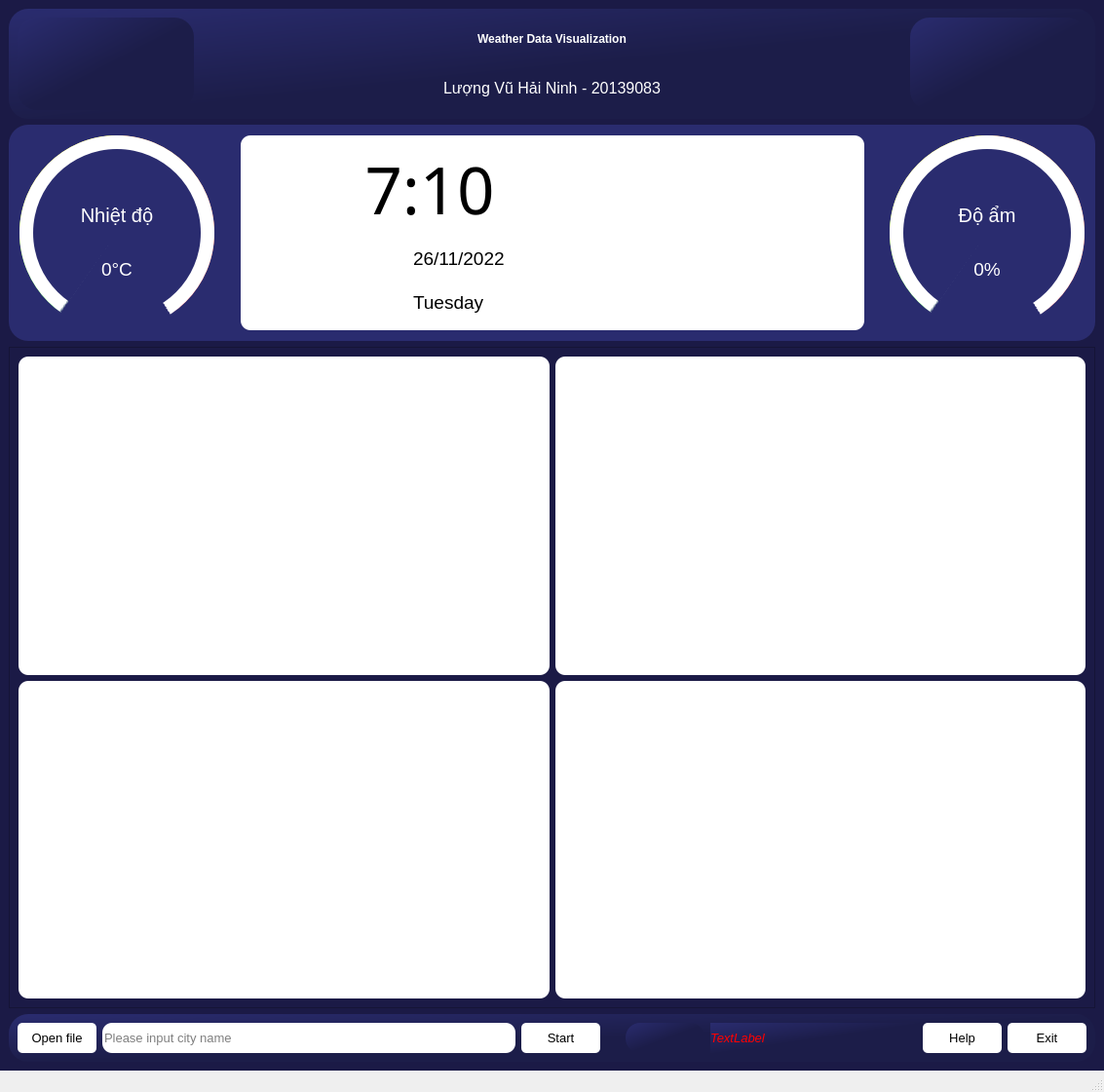
<?xml version="1.0" encoding="UTF-8"?>
<ui version="4.0">
 <class>MainWindow</class>
 <widget class="QMainWindow" name="MainWindow">
  <property name="geometry">
   <rect>
    <x>0</x>
    <y>0</y>
    <width>1133</width>
    <height>1121</height>
   </rect>
  </property>
  <property name="sizePolicy">
   <sizepolicy hsizetype="Preferred" vsizetype="Preferred">
    <horstretch>0</horstretch>
    <verstretch>0</verstretch>
   </sizepolicy>
  </property>
  <property name="minimumSize">
   <size>
    <width>1133</width>
    <height>1000</height>
   </size>
  </property>
  <property name="maximumSize">
   <size>
    <width>16777215</width>
    <height>16777215</height>
   </size>
  </property>
  <property name="windowTitle">
   <string>MainWindow</string>
  </property>
  <property name="iconSize">
   <size>
    <width>30</width>
    <height>30</height>
   </size>
  </property>
  <widget class="QWidget" name="centralwidget">
   <property name="minimumSize">
    <size>
     <width>1133</width>
     <height>1050</height>
    </size>
   </property>
   <property name="styleSheet">
    <string notr="true">background-color: qlineargradient(spread:pad, x1:0, y1:0, x2:1, y2:1, stop:0 rgba(42, 44, 111, 255), stop:0.521368 rgba(28, 29, 73, 255));
background-color: rgb(27, 26, 70);</string>
   </property>
   <layout class="QVBoxLayout" name="verticalLayout" stretch="2,2,12,0">
    <item>
     <widget class="QFrame" name="frame">
      <property name="styleSheet">
       <string notr="true">background-color: qlineargradient(spread:pad, x1:0, y1:0, x2:1, y2:1, stop:0 rgba(42, 44, 111, 255), stop:0.521368 rgba(28, 29, 73, 255));
border-radius:20px;</string>
      </property>
      <property name="frameShape">
       <enum>QFrame::StyledPanel</enum>
      </property>
      <property name="frameShadow">
       <enum>QFrame::Raised</enum>
      </property>
      <layout class="QHBoxLayout" name="horizontalLayout_3" stretch="1,4,1">
       <item>
        <widget class="QLabel" name="label">
         <property name="styleSheet">
          <string notr="true">image: url(:/img/main_logo.png);
</string>
         </property>
         <property name="text">
          <string/>
         </property>
        </widget>
       </item>
       <item>
        <layout class="QVBoxLayout" name="verticalLayout_2">
         <item>
          <widget class="QLabel" name="label_2">
           <property name="styleSheet">
            <string notr="true">color: rgb(255, 255, 255);
font: 15 italic 19pt &quot;League Spartan&quot;;
background-color: none;</string>
           </property>
           <property name="text">
            <string>&lt;html&gt;&lt;head/&gt;&lt;body&gt;&lt;p&gt;&lt;span style=&quot; font-weight:600; font-style:normal;&quot;&gt;Weather Data Visualization&lt;/span&gt;&lt;/p&gt;&lt;/body&gt;&lt;/html&gt;</string>
           </property>
           <property name="alignment">
            <set>Qt::AlignCenter</set>
           </property>
          </widget>
         </item>
         <item>
          <widget class="QLabel" name="label_3">
           <property name="styleSheet">
            <string notr="true">color: rgb(255, 255, 255);
font: 15 italic 19pt &quot;League Spartan&quot;;
background-color: none;</string>
           </property>
           <property name="text">
            <string>&lt;html&gt;&lt;head/&gt;&lt;body&gt;&lt;p&gt;&lt;span style=&quot; font-size:12pt;&quot;&gt;Lượng Vũ Hải Ninh - 20139083&lt;/span&gt;&lt;/p&gt;&lt;/body&gt;&lt;/html&gt;</string>
           </property>
           <property name="alignment">
            <set>Qt::AlignCenter</set>
           </property>
          </widget>
         </item>
        </layout>
       </item>
       <item>
        <widget class="QLabel" name="label_5">
         <property name="styleSheet">
          <string notr="true">image: url(:/img/iconkhoa.png);

</string>
         </property>
         <property name="text">
          <string/>
         </property>
         <property name="alignment">
          <set>Qt::AlignRight|Qt::AlignTrailing|Qt::AlignVCenter</set>
         </property>
        </widget>
       </item>
      </layout>
     </widget>
    </item>
    <item>
     <widget class="QFrame" name="frame_2">
      <property name="styleSheet">
       <string notr="true">background-color: rgba(42, 44, 111, 255);
border-radius:20px;</string>
      </property>
      <property name="frameShape">
       <enum>QFrame::StyledPanel</enum>
      </property>
      <property name="frameShadow">
       <enum>QFrame::Raised</enum>
      </property>
      <layout class="QHBoxLayout" name="horizontalLayout" stretch="1,0,3,0,1">
       <property name="spacing">
        <number>7</number>
       </property>
       <property name="leftMargin">
        <number>11</number>
       </property>
       <property name="topMargin">
        <number>11</number>
       </property>
       <property name="rightMargin">
        <number>11</number>
       </property>
       <property name="bottomMargin">
        <number>11</number>
       </property>
       <item>
        <widget class="QFrame" name="KK_Temp">
         <property name="enabled">
          <bool>true</bool>
         </property>
         <property name="minimumSize">
          <size>
           <width>200</width>
           <height>200</height>
          </size>
         </property>
         <property name="maximumSize">
          <size>
           <width>200</width>
           <height>200</height>
          </size>
         </property>
         <property name="styleSheet">
          <string notr="true">background-color: qconicalgradient(cx:0.5, cy:0.5, angle:90, stop:0.164179 rgba(255, 255, 0, 255), stop:0.383085 rgba(0, 255, 0, 255), stop:0.402985 rgba(231, 231, 231, 0), stop:0.59204 rgba(255, 255, 255, 0), stop:0.616915 rgba(255, 24, 24, 255), stop:0.905473 rgba(255, 159, 58, 255));
border-radius: 100px;</string>
         </property>
         <property name="frameShape">
          <enum>QFrame::StyledPanel</enum>
         </property>
         <property name="frameShadow">
          <enum>QFrame::Raised</enum>
         </property>
         <layout class="QVBoxLayout" name="verticalLayout_83">
          <property name="spacing">
           <number>0</number>
          </property>
          <property name="leftMargin">
           <number>0</number>
          </property>
          <property name="topMargin">
           <number>0</number>
          </property>
          <property name="rightMargin">
           <number>0</number>
          </property>
          <property name="bottomMargin">
           <number>0</number>
          </property>
          <item>
           <widget class="QFrame" name="frame_32">
            <property name="minimumSize">
             <size>
              <width>200</width>
              <height>200</height>
             </size>
            </property>
            <property name="maximumSize">
             <size>
              <width>200</width>
              <height>200</height>
             </size>
            </property>
            <property name="styleSheet">
             <string notr="true">background-color: qconicalgradient(cx:0.5, cy:0.5, angle:90, stop:0.398721 rgba(255, 255, 255, 255), stop:0.402985 rgba(231, 231, 231, 0), stop:0.59204 rgba(255, 255, 255, 0), stop:0.592751 rgba(255, 255, 255, 255));
border-radius: 100px;

</string>
            </property>
            <property name="frameShape">
             <enum>QFrame::StyledPanel</enum>
            </property>
            <property name="frameShadow">
             <enum>QFrame::Raised</enum>
            </property>
            <layout class="QHBoxLayout" name="horizontalLayout_17">
             <property name="leftMargin">
              <number>14</number>
             </property>
             <property name="topMargin">
              <number>14</number>
             </property>
             <property name="rightMargin">
              <number>14</number>
             </property>
             <property name="bottomMargin">
              <number>14</number>
             </property>
             <item>
              <widget class="QFrame" name="frame_33">
               <property name="minimumSize">
                <size>
                 <width>0</width>
                 <height>0</height>
                </size>
               </property>
               <property name="maximumSize">
                <size>
                 <width>16777215</width>
                 <height>16777215</height>
                </size>
               </property>
               <property name="styleSheet">
                <string notr="true">background-color: qconicalgradient(cx:0.5, cy:0.5, angle:90, stop:0.169154 rgba(42, 44, 111, 255), stop:0.402606 rgba(42, 44, 111, 255), stop:0.402985 rgba(231, 231, 231, 0), stop:0.59204 rgba(255, 255, 255, 0), stop:0.592262 rgba(42, 44, 111, 255), stop:0.905537 rgba(42, 44, 111, 255));
border-radius: 86px;</string>
               </property>
               <property name="frameShape">
                <enum>QFrame::StyledPanel</enum>
               </property>
               <property name="frameShadow">
                <enum>QFrame::Raised</enum>
               </property>
               <layout class="QVBoxLayout" name="verticalLayout_84">
                <property name="topMargin">
                 <number>30</number>
                </property>
                <item>
                 <widget class="QPushButton" name="pushButton_19">
                  <property name="font">
                   <font>
                    <family>Segoe UI</family>
                    <pointsize>15</pointsize>
                    <weight>50</weight>
                    <bold>false</bold>
                   </font>
                  </property>
                  <property name="styleSheet">
                   <string notr="true">color: rgb(255, 255, 255);
background-color: rgba(0, 0, 0, 0);</string>
                  </property>
                  <property name="text">
                   <string>Nhiệt độ</string>
                  </property>
                 </widget>
                </item>
                <item>
                 <widget class="QPushButton" name="pushButton_20">
                  <property name="font">
                   <font>
                    <family>Segoe UI</family>
                    <pointsize>14</pointsize>
                   </font>
                  </property>
                  <property name="styleSheet">
                   <string notr="true">color: rgb(255, 255, 255);
background-color: rgba(0, 0, 0, 0);</string>
                  </property>
                  <property name="text">
                   <string>0°C</string>
                  </property>
                 </widget>
                </item>
               </layout>
              </widget>
             </item>
            </layout>
           </widget>
          </item>
         </layout>
        </widget>
       </item>
       <item>
        <spacer name="horizontalSpacer">
         <property name="orientation">
          <enum>Qt::Horizontal</enum>
         </property>
         <property name="sizeHint" stdset="0">
          <size>
           <width>0</width>
           <height>20</height>
          </size>
         </property>
        </spacer>
       </item>
       <item>
        <widget class="QFrame" name="frame_view">
         <property name="minimumSize">
          <size>
           <width>640</width>
           <height>200</height>
          </size>
         </property>
         <property name="maximumSize">
          <size>
           <width>640</width>
           <height>200</height>
          </size>
         </property>
         <property name="styleSheet">
          <string notr="true">border-radius:10px;
background-color: rgb(255, 255, 255);</string>
         </property>
         <property name="frameShape">
          <enum>QFrame::StyledPanel</enum>
         </property>
         <property name="frameShadow">
          <enum>QFrame::Raised</enum>
         </property>
         <property name="lineWidth">
          <number>1</number>
         </property>
         <layout class="QHBoxLayout" name="horizontalLayout_5" stretch="3,2">
          <item>
           <layout class="QHBoxLayout" name="horizontalLayout_8">
            <item>
             <layout class="QVBoxLayout" name="verticalLayout_4">
              <item>
               <widget class="QLabel" name="Time">
                <property name="font">
                 <font>
                  <family>Stencil</family>
                  <pointsize>50</pointsize>
                  <weight>50</weight>
                  <italic>false</italic>
                  <bold>false</bold>
                 </font>
                </property>
                <property name="styleSheet">
                 <string notr="true">border: 0px solid black;
font: 48pt &quot;Varino Extrude&quot;rgb(0, 0, 0);
font: 50pt &quot;Stencil&quot;rgb(0, 0, 0);
</string>
                </property>
                <property name="text">
                 <string>&lt;html&gt;&lt;head/&gt;&lt;body&gt;&lt;p align=&quot;center&quot;&gt;&lt;span style=&quot; color:#000000;&quot;&gt;7:10&lt;/span&gt;&lt;/p&gt;&lt;/body&gt;&lt;/html&gt;</string>
                </property>
                <property name="alignment">
                 <set>Qt::AlignCenter</set>
                </property>
               </widget>
              </item>
              <item>
               <layout class="QHBoxLayout" name="horizontalLayout_9" stretch="2,2,5">
                <item>
                 <spacer name="horizontalSpacer_3">
                  <property name="orientation">
                   <enum>Qt::Horizontal</enum>
                  </property>
                  <property name="sizeHint" stdset="0">
                   <size>
                    <width>60</width>
                    <height>20</height>
                   </size>
                  </property>
                 </spacer>
                </item>
                <item>
                 <widget class="QFrame" name="frame_10">
                  <property name="styleSheet">
                   <string notr="true">border: 0px solid;
image: url(:/img/agenda.png);

</string>
                  </property>
                  <property name="frameShape">
                   <enum>QFrame::StyledPanel</enum>
                  </property>
                  <property name="frameShadow">
                   <enum>QFrame::Raised</enum>
                  </property>
                 </widget>
                </item>
                <item>
                 <layout class="QVBoxLayout" name="verticalLayout_6" stretch="0,0">
                  <item>
                   <widget class="QLabel" name="day">
                    <property name="styleSheet">
                     <string notr="true">border: 0px solid;

</string>
                    </property>
                    <property name="text">
                     <string>&lt;html&gt;&lt;head/&gt;&lt;body&gt;&lt;p&gt;&lt;span style=&quot; font-size:14pt;&quot;&gt;26/11/2022&lt;/span&gt;&lt;/p&gt;&lt;/body&gt;&lt;/html&gt;</string>
                    </property>
                   </widget>
                  </item>
                  <item>
                   <widget class="QLabel" name="thu">
                    <property name="styleSheet">
                     <string notr="true">border: 0px solid;
font: 10pt &quot;MS Shell Dlg 2&quot;;
</string>
                    </property>
                    <property name="text">
                     <string>&lt;html&gt;&lt;head/&gt;&lt;body&gt;&lt;p&gt;&lt;span style=&quot; font-size:14pt;&quot;&gt;Tuesday&lt;/span&gt;&lt;/p&gt;&lt;/body&gt;&lt;/html&gt;</string>
                    </property>
                   </widget>
                  </item>
                 </layout>
                </item>
               </layout>
              </item>
             </layout>
            </item>
           </layout>
          </item>
          <item>
           <layout class="QVBoxLayout" name="verticalLayout_5" stretch="3">
            <item>
             <widget class="QPushButton" name="picture">
              <property name="enabled">
               <bool>false</bool>
              </property>
              <property name="sizePolicy">
               <sizepolicy hsizetype="Preferred" vsizetype="Preferred">
                <horstretch>0</horstretch>
                <verstretch>0</verstretch>
               </sizepolicy>
              </property>
              <property name="styleSheet">
               <string notr="true">image: url(:/img/sum.png);</string>
              </property>
              <property name="text">
               <string/>
              </property>
             </widget>
            </item>
           </layout>
          </item>
         </layout>
        </widget>
       </item>
       <item>
        <spacer name="horizontalSpacer_2">
         <property name="orientation">
          <enum>Qt::Horizontal</enum>
         </property>
         <property name="sizeHint" stdset="0">
          <size>
           <width>0</width>
           <height>20</height>
          </size>
         </property>
        </spacer>
       </item>
       <item>
        <widget class="QFrame" name="KK_Humi">
         <property name="enabled">
          <bool>false</bool>
         </property>
         <property name="minimumSize">
          <size>
           <width>200</width>
           <height>200</height>
          </size>
         </property>
         <property name="maximumSize">
          <size>
           <width>200</width>
           <height>200</height>
          </size>
         </property>
         <property name="styleSheet">
          <string notr="true">background-color: qconicalgradient(cx:0.5, cy:0.5, angle:90, stop:0.164179 rgba(255, 255, 0, 255), stop:0.383085 rgba(0, 255, 0, 255), stop:0.402985 rgba(231, 231, 231, 0), stop:0.59204 rgba(255, 255, 255, 0), stop:0.616915 rgba(255, 24, 24, 255), stop:0.905473 rgba(255, 159, 58, 255));
border-radius: 100px;</string>
         </property>
         <property name="frameShape">
          <enum>QFrame::StyledPanel</enum>
         </property>
         <property name="frameShadow">
          <enum>QFrame::Raised</enum>
         </property>
         <layout class="QVBoxLayout" name="verticalLayout_85">
          <property name="spacing">
           <number>0</number>
          </property>
          <property name="leftMargin">
           <number>0</number>
          </property>
          <property name="topMargin">
           <number>0</number>
          </property>
          <property name="rightMargin">
           <number>0</number>
          </property>
          <property name="bottomMargin">
           <number>0</number>
          </property>
          <item>
           <widget class="QFrame" name="frame_34">
            <property name="enabled">
             <bool>false</bool>
            </property>
            <property name="minimumSize">
             <size>
              <width>200</width>
              <height>200</height>
             </size>
            </property>
            <property name="maximumSize">
             <size>
              <width>200</width>
              <height>200</height>
             </size>
            </property>
            <property name="styleSheet">
             <string notr="true">background-color: qconicalgradient(cx:0.5, cy:0.5, angle:90, stop:0.398721 rgba(255, 255, 255, 255), stop:0.402985 rgba(231, 231, 231, 0), stop:0.59204 rgba(255, 255, 255, 0), stop:0.592751 rgba(255, 255, 255, 255));

border-radius: 100px;</string>
            </property>
            <property name="frameShape">
             <enum>QFrame::StyledPanel</enum>
            </property>
            <property name="frameShadow">
             <enum>QFrame::Raised</enum>
            </property>
            <layout class="QHBoxLayout" name="horizontalLayout_18">
             <property name="leftMargin">
              <number>14</number>
             </property>
             <property name="topMargin">
              <number>14</number>
             </property>
             <property name="rightMargin">
              <number>14</number>
             </property>
             <property name="bottomMargin">
              <number>14</number>
             </property>
             <item>
              <widget class="QFrame" name="frame_35">
               <property name="minimumSize">
                <size>
                 <width>0</width>
                 <height>0</height>
                </size>
               </property>
               <property name="maximumSize">
                <size>
                 <width>16777215</width>
                 <height>16777215</height>
                </size>
               </property>
               <property name="styleSheet">
                <string notr="true">background-color: qconicalgradient(cx:0.5, cy:0.5, angle:90, stop:0.169154 rgba(42, 44, 111, 255), stop:0.402606 rgba(42, 44, 111, 255), stop:0.402985 rgba(231, 231, 231, 0), stop:0.59204 rgba(255, 255, 255, 0), stop:0.592262 rgba(42, 44, 111, 255), stop:0.905537 rgba(42, 44, 111, 255));
border-radius: 86px;</string>
               </property>
               <property name="frameShape">
                <enum>QFrame::StyledPanel</enum>
               </property>
               <property name="frameShadow">
                <enum>QFrame::Raised</enum>
               </property>
               <layout class="QVBoxLayout" name="verticalLayout_86">
                <property name="topMargin">
                 <number>30</number>
                </property>
                <item>
                 <widget class="QPushButton" name="pushButton_21">
                  <property name="font">
                   <font>
                    <family>Segoe UI</family>
                    <pointsize>15</pointsize>
                    <weight>50</weight>
                    <bold>false</bold>
                   </font>
                  </property>
                  <property name="styleSheet">
                   <string notr="true">color: rgb(255, 255, 255);
background-color: rgba(0, 0, 0, 0);</string>
                  </property>
                  <property name="text">
                   <string>Độ ẩm</string>
                  </property>
                 </widget>
                </item>
                <item>
                 <widget class="QPushButton" name="pushButton_22">
                  <property name="font">
                   <font>
                    <family>Segoe UI</family>
                    <pointsize>14</pointsize>
                   </font>
                  </property>
                  <property name="styleSheet">
                   <string notr="true">color: rgb(255, 255, 255);
background-color: rgba(0, 0, 0, 0);</string>
                  </property>
                  <property name="text">
                   <string>0%</string>
                  </property>
                 </widget>
                </item>
               </layout>
              </widget>
             </item>
            </layout>
           </widget>
          </item>
         </layout>
        </widget>
       </item>
      </layout>
     </widget>
    </item>
    <item>
     <widget class="QFrame" name="frame_3">
      <property name="styleSheet">
       <string notr="true"/>
      </property>
      <property name="frameShape">
       <enum>QFrame::StyledPanel</enum>
      </property>
      <property name="frameShadow">
       <enum>QFrame::Raised</enum>
      </property>
      <layout class="QGridLayout" name="gridLayout_2">
       <item row="0" column="0">
        <widget class="QFrame" name="frame_chart1">
         <property name="styleSheet">
          <string notr="true">border-radius:10px;
background-color:rgb(255, 255, 255);

</string>
         </property>
         <property name="frameShape">
          <enum>QFrame::StyledPanel</enum>
         </property>
         <property name="frameShadow">
          <enum>QFrame::Raised</enum>
         </property>
         <layout class="QVBoxLayout" name="verticalLayout_23" stretch="5">
          <item>
           <layout class="QVBoxLayout" name="line_chart"/>
          </item>
         </layout>
        </widget>
       </item>
       <item row="0" column="1">
        <widget class="QFrame" name="frame_chart2">
         <property name="styleSheet">
          <string notr="true">border-radius:10px;
background-color: rgb(255, 255, 255);</string>
         </property>
         <property name="frameShape">
          <enum>QFrame::StyledPanel</enum>
         </property>
         <property name="frameShadow">
          <enum>QFrame::Raised</enum>
         </property>
         <layout class="QVBoxLayout" name="verticalLayout_21" stretch="0">
          <item>
           <layout class="QVBoxLayout" name="scatter_chart"/>
          </item>
         </layout>
        </widget>
       </item>
       <item row="1" column="0">
        <widget class="QFrame" name="frame_chart3">
         <property name="styleSheet">
          <string notr="true">border-radius:10px;
background-color: rgb(255, 255, 255);</string>
         </property>
         <property name="frameShape">
          <enum>QFrame::StyledPanel</enum>
         </property>
         <property name="frameShadow">
          <enum>QFrame::Raised</enum>
         </property>
         <layout class="QVBoxLayout" name="verticalLayout_22" stretch="5">
          <item>
           <layout class="QVBoxLayout" name="bar_chart"/>
          </item>
         </layout>
        </widget>
       </item>
       <item row="1" column="1">
        <widget class="QFrame" name="frame_chart4">
         <property name="styleSheet">
          <string notr="true">border-radius:10px;
background-color: rgb(255, 255, 255);</string>
         </property>
         <property name="frameShape">
          <enum>QFrame::StyledPanel</enum>
         </property>
         <property name="frameShadow">
          <enum>QFrame::Raised</enum>
         </property>
         <layout class="QVBoxLayout" name="verticalLayout_20" stretch="0">
          <item>
           <layout class="QVBoxLayout" name="histogram_chart"/>
          </item>
         </layout>
        </widget>
       </item>
      </layout>
     </widget>
    </item>
    <item>
     <widget class="QFrame" name="frame_4">
      <property name="styleSheet">
       <string notr="true">border-bottom-right-radius: 0px;
background-color: qlineargradient(spread:pad, x1:0, y1:0, x2:1, y2:1, stop:0 rgba(42, 44, 111, 255), stop:0.521368 rgba(28, 29, 73, 255));
border-radius:20px;</string>
      </property>
      <property name="frameShape">
       <enum>QFrame::StyledPanel</enum>
      </property>
      <property name="frameShadow">
       <enum>QFrame::Raised</enum>
      </property>
      <layout class="QHBoxLayout" name="horizontalLayout_2" stretch="0,2,0,0,0,1,0,0">
       <item>
        <widget class="QPushButton" name="load_button">
         <property name="minimumSize">
          <size>
           <width>81</width>
           <height>31</height>
          </size>
         </property>
         <property name="font">
          <font>
           <pointsize>10</pointsize>
          </font>
         </property>
         <property name="cursor">
          <cursorShape>PointingHandCursor</cursorShape>
         </property>
         <property name="styleSheet">
          <string notr="true">QPushButton {
	background-color: rgb(255, 255, 255);
	border-radius:5px;
}
QPushButton:hover {
	background-color: rgb(154, 153, 150);
}
QPushButton:pressed{
	background-color: rgb(0, 0, 0);
	color:rgb(255, 255, 255);
}
	</string>
         </property>
         <property name="text">
          <string>Open file</string>
         </property>
        </widget>
       </item>
       <item>
        <widget class="QLineEdit" name="lineEdit">
         <property name="minimumSize">
          <size>
           <width>81</width>
           <height>31</height>
          </size>
         </property>
         <property name="font">
          <font>
           <pointsize>10</pointsize>
          </font>
         </property>
         <property name="styleSheet">
          <string notr="true">background-color: rgb(255, 255, 255);
border-radius:10px;</string>
         </property>
         <property name="placeholderText">
          <string>Please input city name</string>
         </property>
        </widget>
       </item>
       <item>
        <widget class="QPushButton" name="start_button">
         <property name="minimumSize">
          <size>
           <width>81</width>
           <height>31</height>
          </size>
         </property>
         <property name="font">
          <font>
           <pointsize>10</pointsize>
          </font>
         </property>
         <property name="cursor">
          <cursorShape>PointingHandCursor</cursorShape>
         </property>
         <property name="styleSheet">
          <string notr="true">QPushButton {
	background-color: rgb(255, 255, 255);
	border-radius:5px;
}
QPushButton:hover {
	background-color: rgb(154, 153, 150);
}
QPushButton:pressed{
	background-color: rgb(0, 0, 0);
	color:rgb(255, 255, 255);
}
	</string>
         </property>
         <property name="text">
          <string>Start</string>
         </property>
        </widget>
       </item>
       <item>
        <spacer name="horizontalSpacer_4">
         <property name="orientation">
          <enum>Qt::Horizontal</enum>
         </property>
         <property name="sizeHint" stdset="0">
          <size>
           <width>20</width>
           <height>20</height>
          </size>
         </property>
        </spacer>
       </item>
       <item>
        <widget class="QPushButton" name="voice">
         <property name="minimumSize">
          <size>
           <width>81</width>
           <height>31</height>
          </size>
         </property>
         <property name="cursor">
          <cursorShape>PointingHandCursor</cursorShape>
         </property>
         <property name="styleSheet">
          <string notr="true">QPushButton{	
	image: url(:/img/voice_icon.png);
	border-radius: 15px;
}</string>
         </property>
         <property name="text">
          <string/>
         </property>
        </widget>
       </item>
       <item>
        <widget class="QLabel" name="notice_label">
         <property name="minimumSize">
          <size>
           <width>81</width>
           <height>31</height>
          </size>
         </property>
         <property name="font">
          <font>
           <pointsize>10</pointsize>
           <italic>true</italic>
          </font>
         </property>
         <property name="text">
          <string>&lt;html&gt;&lt;head/&gt;&lt;body&gt;&lt;p&gt;&lt;span style=&quot; color:#ff0000;&quot;&gt;TextLabel&lt;/span&gt;&lt;/p&gt;&lt;/body&gt;&lt;/html&gt;</string>
         </property>
        </widget>
       </item>
       <item>
        <widget class="QPushButton" name="help_button">
         <property name="minimumSize">
          <size>
           <width>81</width>
           <height>31</height>
          </size>
         </property>
         <property name="font">
          <font>
           <pointsize>10</pointsize>
          </font>
         </property>
         <property name="cursor">
          <cursorShape>PointingHandCursor</cursorShape>
         </property>
         <property name="styleSheet">
          <string notr="true">QPushButton {
	background-color: rgb(255, 255, 255);
	border-radius:5px;
}
QPushButton:hover {
	background-color: rgb(154, 153, 150);
}
QPushButton:pressed{
	background-color: rgb(0, 0, 0);
	color:rgb(255, 255, 255);
}
	</string>
         </property>
         <property name="text">
          <string>Help</string>
         </property>
        </widget>
       </item>
       <item>
        <widget class="QPushButton" name="exit_button">
         <property name="minimumSize">
          <size>
           <width>81</width>
           <height>31</height>
          </size>
         </property>
         <property name="font">
          <font>
           <pointsize>10</pointsize>
          </font>
         </property>
         <property name="cursor">
          <cursorShape>PointingHandCursor</cursorShape>
         </property>
         <property name="styleSheet">
          <string notr="true">QPushButton {
	background-color: rgb(255, 255, 255);
	border-radius:5px;
}
QPushButton:hover {
	background-color: rgb(154, 153, 150);
}
QPushButton:pressed{
	background-color: rgb(237, 51, 59);
	color: rgb(255, 255, 255);
}
	</string>
         </property>
         <property name="text">
          <string>Exit</string>
         </property>
        </widget>
       </item>
      </layout>
     </widget>
    </item>
   </layout>
  </widget>
  <widget class="QMenuBar" name="menubar">
   <property name="geometry">
    <rect>
     <x>0</x>
     <y>0</y>
     <width>1133</width>
     <height>26</height>
    </rect>
   </property>
  </widget>
  <widget class="QStatusBar" name="statusbar"/>
 </widget>
 <resources>
  <include location="resources.qrc"/>
 </resources>
 <connections/>
</ui>
